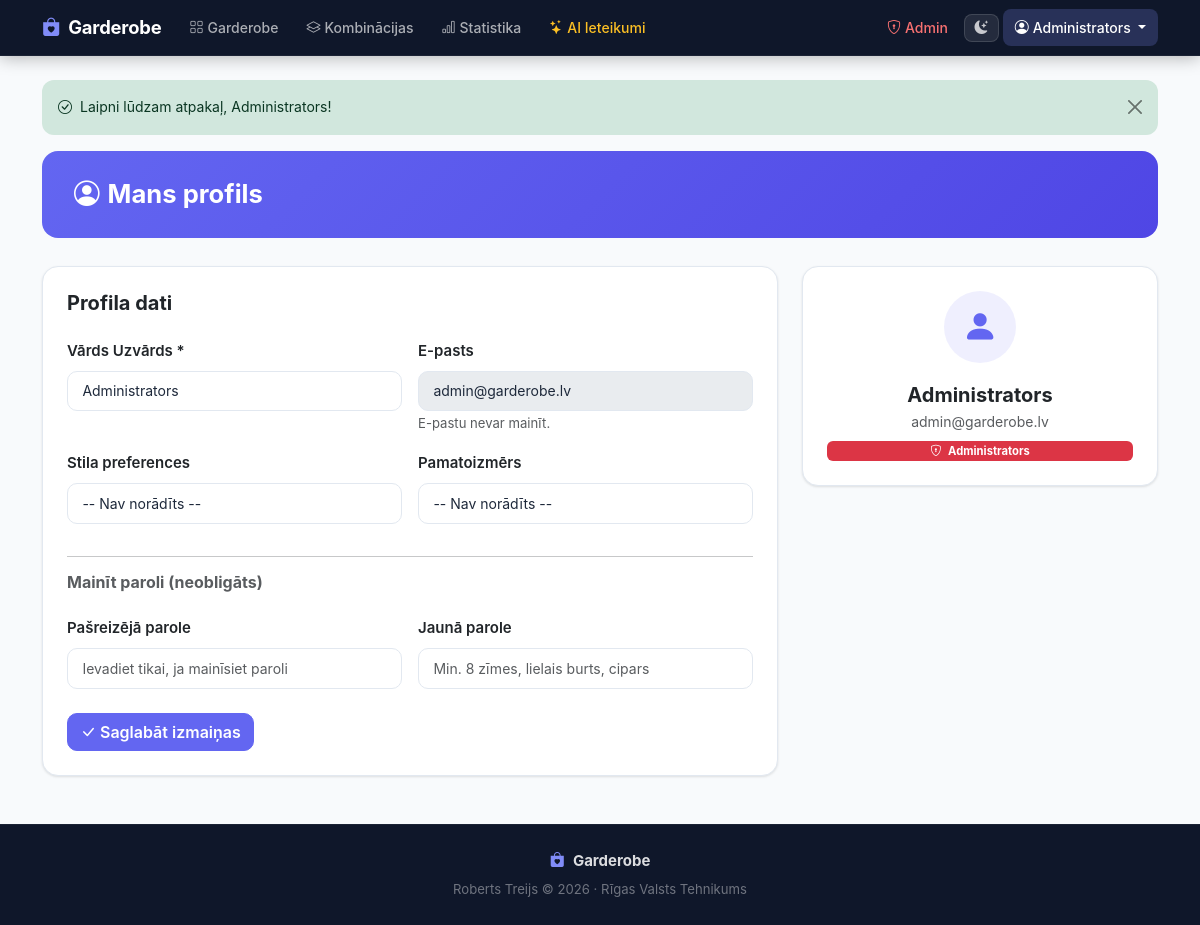
The page /pages/profile.php (signed in) on the database its author committed.
### tables this page shows
CREATE TABLE IF NOT EXISTS users (
    id BIGINT UNSIGNED NOT NULL AUTO_INCREMENT,
    name VARCHAR(100) NOT NULL,
    email VARCHAR(150) NOT NULL UNIQUE,
    password VARCHAR(255) NOT NULL,
    role ENUM('user','premium','admin') DEFAULT 'user',
    style_preferences VARCHAR(100) NULL,
    sizes VARCHAR(100) NULL,
    last_login TIMESTAMP NULL DEFAULT NULL,
    created_at TIMESTAMP DEFAULT CURRENT_TIMESTAMP,
    PRIMARY KEY (id)
);

### includes/auth.php (called while the page is built, shortened)
<?php
function isLoggedIn() {
    return isset($_SESSION['user_id']);
}
function getCurrentUser() {
    $db = getDB();
    $stmt = $db->prepare("SELECT * FROM users WHERE id = ?");
    $stmt->execute([$_SESSION['user_id']]);
    return $stmt->fetch();
}
function isPremium() {
    $user = getCurrentUser();
    return $user && in_array($user['role'], ['premium', 'admin']);
}
function getFlash() {
    if (isset($_SESSION['flash'])) {
        $flash = $_SESSION['flash'];
        return $flash;
    }
    return null;
}
function sanitize($str) {
    return htmlspecialchars(trim($str), ENT_QUOTES, 'UTF-8');
}

### pages/profile.php (the view, shortened to what this page needs)
<?php
require_once __DIR__ . '/../includes/auth.php';
$user = getCurrentUser();
require_once __DIR__ . '/../includes/header.php';
?>
<div class="page-header">
  <h1><i class="bi bi-person-circle me-2"></i>Mans profils</h1>
</div>
<div class="row g-4">
  <div class="col-md-8">
    <div class="card p-4">
      <h5 class="fw-bold mb-4">Profila dati</h5>
      <form method="POST">
        <div class="row g-3">
          <div class="col-md-6">
            <label class="form-label fw-semibold">Vārds Uzvārds *</label>
            <input type="text" name="name" class="form-control" value="<?= sanitize($user['name']) ?>" required>
          </div>
          <div class="col-md-6">
            <label class="form-label fw-semibold">E-pasts</label>
            <input type="email" class="form-control" value="<?= sanitize($user['email']) ?>" disabled>
            <small class="text-muted">E-pastu nevar mainīt.</small>
          </div>
          <div class="col-md-6">
            <label class="form-label fw-semibold">Stila preferences</label>
            <select name="style_preferences" class="form-select">
              <option value="">-- Nav norādīts --</option>
            </select>
          </div>
          <div class="col-md-6">
            <label class="form-label fw-semibold">Pamatoizmērs</label>
            <select name="sizes" class="form-select">
              <option value="">-- Nav norādīts --</option>
            </select>
          </div>
          <div class="col-12"><hr><h6 class="fw-bold text-muted">Mainīt paroli (neobligāts)</h6></div>
          <div class="col-md-6">
            <label class="form-label fw-semibold">Pašreizējā parole</label>
            <input type="password" name="current_password" class="form-control" placeholder="Ievadiet tikai, ja mainīsiet paroli">
          </div>
          <div class="col-md-6">
            <label class="form-label fw-semibold">Jaunā parole</label>
            <input type="password" name="new_password" class="form-control" placeholder="Min. 8 zīmes, lielais burts, cipars">
          </div>
        </div>
        <div class="mt-4">
          <button type="submit" class="btn btn-primary fw-semibold">
            <i class="bi bi-check-lg me-1"></i>Saglabāt izmaiņas
          </button>
        </div>
      </form>
    </div>
  </div>
  <div class="col-md-4">
    <div class="card p-4 text-center">
      <div class="mx-auto mb-3 d-flex align-items-center justify-content-center" style="width:72px;height:72px;background:var(--brand-subtle);border-radius:50%;">
        <i class="bi bi-person-fill" style="font-size:2.2rem;color:var(--brand);"></i>
      </div>
      <h5 class="fw-bold mt-1 mb-1"><?= sanitize($user['name']) ?></h5>
      <p class="text-muted mb-2" style="font-size:.875rem;"><?= sanitize($user['email']) ?></p>
      <?php
      $roleLV    = ['user'=>'Reģistrēts', 'premium'=>'Premium', 'admin'=>'Administrators'];
      $roleClass = ['user'=>'secondary',  'premium'=>'warning',  'admin'=>'danger'];
      ?>
      <span class="badge bg-<?= $roleClass[$user['role']] ?>">
        <?php if ($user['role'] === 'admin'): ?><i class="bi bi-shield-lock me-1"></i><?php endif; ?>
        <?= $roleLV[$user['role']] ?>
      </span>
    </div>
  </div>
</div>
<?php require_once __DIR__ . '/../includes/footer.php'; ?>

### includes/header.php (shortened to what this page needs)
<!DOCTYPE html>
<html lang="lv">
<head>
    <link href="https://cdn.jsdelivr.net/npm/bootstrap@5.3.0/dist/css/bootstrap.min.css" rel="stylesheet">
    <link href="https://cdn.jsdelivr.net/npm/bootstrap-icons@1.11.0/font/bootstrap-icons.css" rel="stylesheet">
    <link href="<?= SITE_URL ?>/css/style.css" rel="stylesheet">
</head>
<body>
<nav class="navbar navbar-expand-lg navbar-dark sticky-top" id="mainNav">
  <div class="container">
    <a class="navbar-brand fw-bold" href="<?= SITE_URL ?>">
      <i class="bi bi-bag-heart-fill me-2" style="color:#818cf8;"></i>Garderobe
    </a>
    <div class="collapse navbar-collapse" id="navMenu">
      <ul class="navbar-nav me-auto gap-1 mt-2 mt-lg-0">
        <?php if (isLoggedIn()): ?>
        <li class="nav-item">
          <a class="nav-link" href="<?= SITE_URL ?>/pages/wardrobe.php"><i class="bi bi-grid me-1"></i>Garderobe</a>
        </li>
        <li class="nav-item">
          <a class="nav-link" href="<?= SITE_URL ?>/pages/outfits.php"><i class="bi bi-layers me-1"></i>Kombinācijas</a>
        </li>
        <li class="nav-item">
          <a class="nav-link" href="<?= SITE_URL ?>/pages/stats.php"><i class="bi bi-bar-chart me-1"></i>Statistika</a>
        </li>
        <?php if (isPremium()): ?>
        <li class="nav-item">
          <a class="nav-link" href="<?= SITE_URL ?>/pages/ai.php" style="color:#fbbf24 !important;"><i class="bi bi-stars me-1"></i>AI Ieteikumi</a>
        </li>
        <?php endif; ?>
        <?php endif; ?>
      </ul>
      <ul class="navbar-nav align-items-lg-center gap-1 mt-2 mt-lg-0">
        <?php if (isLoggedIn()):
          $navUser = getCurrentUser(); ?>
        <?php if ($navUser['role'] === 'admin'): ?>
        <li class="nav-item">
          <a class="nav-link" href="<?= SITE_URL ?>/pages/admin.php" style="color:#f87171 !important;"><i class="bi bi-shield-lock me-1"></i>Admin</a>
        </li>
        <?php endif; ?>
        <li class="nav-item d-none d-lg-flex align-items-center">
          <button class="theme-toggle" id="themeToggle" aria-label="Mainīt izskatu">
            <i class="bi bi-moon-stars-fill" id="themeIcon"></i>
          </button>
        </li>
        <li class="nav-item dropdown">
          <a class="nav-link dropdown-toggle" href="#" data-bs-toggle="dropdown">
            <i class="bi bi-person-circle me-1"></i><?= sanitize($navUser['name']) ?>
          </a>
        </li>
        <?php endif; ?>
      </ul>
    </div>
  </div>
</nav>
<div class="container mt-4">
<?php $flash = getFlash(); if ($flash): ?>
<div class="alert alert-<?= $flash['type']==='error'?'danger':$flash['type'] ?> alert-dismissible fade show" role="alert">
  <i class="bi bi-<?= ($flash['type']==='error'||$flash['type']==='danger')?'exclamation-circle':'check-circle' ?> me-2"></i><?= sanitize($flash['message']) ?>
  <button type="button" class="btn-close" data-bs-dismiss="alert"></button>
</div>
<?php endif; ?>

### css/style.css (style rules this page uses)
:root { --brand: #6366f1; --brand-hover: #4f46e5; --brand-subtle: rgba(99,102,241,.1); --surface: #ffffff; --surface-2: #f8fafc; --surface-3: #f1f5f9; --text: #1e293b; --text-muted: #64748b; --border: #e2e8f0; --shadow-sm: 0 1px 2px rgba(0,0,0,.05); --shadow: 0 1px 3px rgba(0,0,0,.08), 0 1px 2px rgba(0,0,0,.04); --shadow-md: 0 4px 12px rgba(0,0,0,.08); --shadow-lg: 0 8px 28px rgba(0,0,0,.12); --radius: 12px; --radius-lg: 16px; --radius-xl: 20px; --t: .18s ease; }
*, *::before, *::after { box-sizing: border-box; }
body { font-family: -apple-system, BlinkMacSystemFont, 'Segoe UI', Roboto, sans-serif; font-size: .9375rem; line-height: 1.6; background: var(--surface-2); color: var(--text); -webkit-font-smoothing: antialiased; }
#mainNav { background: #0f172a !important; border-bottom: 1px solid rgba(255,255,255,.05); box-shadow: 0 2px 16px rgba(0,0,0,.28); }
#mainNav .navbar-brand { font-size: 1.15rem; font-weight: 700; letter-spacing: -.01em; color: #fff !important; }
#mainNav .nav-link { color: rgba(255,255,255,.65) !important; font-size: .875rem; font-weight: 500; padding: .45rem .75rem !important; border-radius: 8px; transition: all var(--t); }
#mainNav .nav-link.active-link { color: #fff !important; background: rgba(129,140,248,.22); }
.theme-toggle { background: rgba(255,255,255,.09); border: 1px solid rgba(255,255,255,.13); color: rgba(255,255,255,.75); border-radius: 8px; padding: .38rem .6rem; cursor: pointer; transition: all var(--t); font-size: .85rem; line-height: 1; }
.card { border: 1px solid var(--border); border-radius: var(--radius-lg); box-shadow: var(--shadow); background: var(--surface); transition: transform var(--t), box-shadow var(--t); }
.page-header { background: linear-gradient(135deg, var(--brand) 0%, var(--brand-hover) 100%); color: #fff; padding: 1.75rem 2rem; border-radius: var(--radius-lg); margin-bottom: 1.75rem; }
.page-header h1 { font-size: 1.6rem; font-weight: 700; margin: 0; }
.form-control, .form-select { border-radius: 10px; border: 1.5px solid var(--border); padding: .55rem .9rem; font-size: .875rem; background: var(--surface); color: var(--text); transition: border-color var(--t), box-shadow var(--t); }
.btn { border-radius: 10px; font-weight: 500; transition: all var(--t); }
.btn-primary { background: var(--brand); border-color: var(--brand); color: #fff; }
.alert { border-radius: var(--radius); border: none; font-size: .875rem; }

### rows shown on the page
users: name "Administrators", email "admin@garderobe.lv", role "Administrators"

### other values the page prints
$flash['message'] "Laipni lūdzam atpakaļ, Administrators!"
